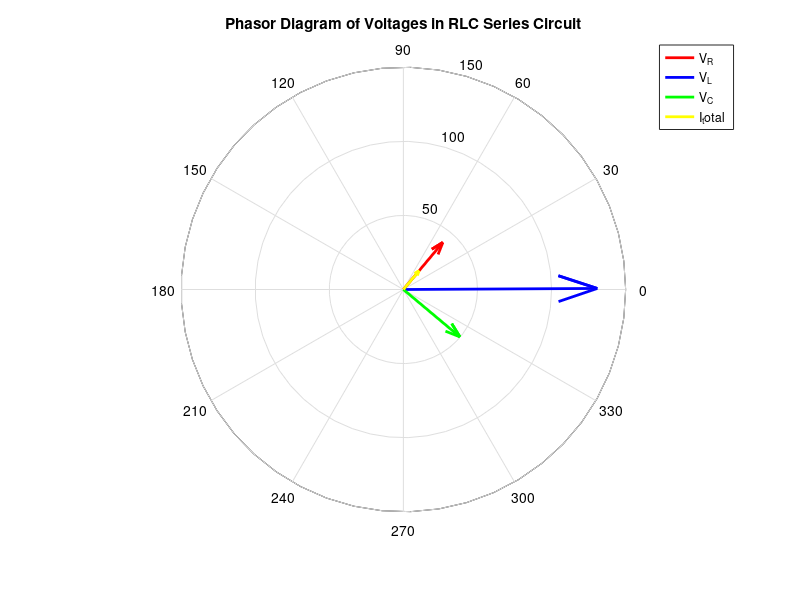

This chart was generated by the following MATLAB code:
% Circuit Analysis Template in MATLAB

clear; clc;

% ===== Variables =====
Vs = 130;              % Voltage source magnitude (V)
f = 100;                % Frequency (Hz)
w = 2*pi*f;              % Angular frequency

R1 = 5;               % Resistor in ohms
R2 = 0;              % Another resistor if needed
L1 = 1.5;               % Inductance in Henrys
L2 = 0;
C = 0 ;             % Capacitance in Farads

% ===== Impedances =====
Z_R1 = R1;             % Resistor impedance
Z_R2 = R2;             
Z_L1 = 1j*w*L1;
Z_L2 = 0;
Z_C = -1j * 6;

% ===== Example Equivalent Circuits =====
% Series circuit: R1 + L + C
Z_eq1 = Z_R1 + Z_C;
Z_eq2 = Z_L1;


% Parallel example: R2 in parallel with C
Z_eq_parallel = (Z_eq1*Z_eq2)/(Z_eq1+Z_eq2);

% Total circuit impedance (example: series + parallel)
Z_total = Z_eq_parallel;

% ===== Voltage across capacitor =====



% ===== Current and Voltages =====
I_total = Vs / Z_total;         % Source current
I_Br1 = I_total * (Z_total/(Z_eq1 + Z_total));
I_Br2 = I_total* (Z_total/(Z_eq2 + Z_total));
V_C =  I_Br1 * Z_C;
V_R = I_Br1 * Z_R1;
V_L = I_Br2 * Z_L1;


% ===== Display Results =====
fprintf('Total Current: %.4f < %.4f \n', abs(I_total), (angle(I_total)));
fprintf('I_RC: %.4f < %.4f \n', abs(I_Br1), rad2deg(angle(I_Br1)));
fprintf('I_L: %.4f < %.4f \n', abs(I_Br2), rad2deg(angle(I_Br2)));
fprintf('Resistor Voltage: %.4f < %.4f \n', abs(V_R), rad2deg(angle(V_R)));
fprintf('Capacitor Voltage: %.4f < %.4f \n', abs(V_C), rad2deg(angle(V_C)));
fprintf('inductor Voltage: %.4f < %.4f \n', abs(V_L), rad2deg(angle(V_L)));

% ===== Compass Plot of Phasors =====
figure;
h = compass([V_R, V_L, V_C, I_total]);  % plot all phasors

% Customize appearance
set(h(1), 'Color', 'r', 'LineWidth', 2); % Resistor voltage in red
set(h(2), 'Color', 'b', 'LineWidth', 2); % Inductor voltage in blue
set(h(3), 'Color', 'g', 'LineWidth', 2); % Capacitor voltage in green
set(h(4), 'Color', 'y', 'LineWidth', 2); % Source voltage in black

title('Phasor Diagram of Voltages in RLC Series Circuit');
legend({'V_R','V_L','V_C','I_total'}, 'Location','bestoutside');
